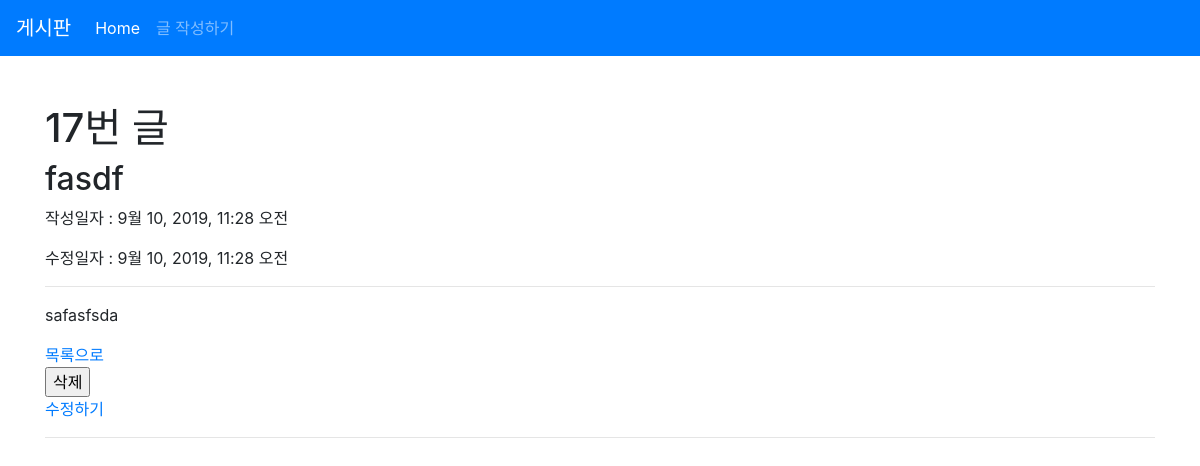
The page /articles/17/ on the database its author committed.
### articles/models.py (models this page shows, shortened)
class Article(models.Model):
    title = models.CharField(max_length=10)
    content = models.TextField()
    created_at = models.DateTimeField(auto_now_add=True)
    updated_at = models.DateTimeField(auto_now=True)

### articles/views.py (the view)
# urls.py: path('<int:article_pk>/', views.detail, name='detail'),
def detail(request, article_pk):
    article = Article.objects.get(pk=article_pk)
    context = {
        'article': article
    }
    return render(request, 'articles/detail.html', context)

### articles/templates/articles/detail.html (shortened to what this page needs)
{% extends 'articles/base.html' %}
{% block body %}
<h1>{{ article.id }}번 글</h1>
<h2>{{ article.title }}</h2>
<p>작성일자 : {{ article.created_at }}</p>
<p>수정일자 : {{ article.updated_at }}</p>
<hr>
<p>{{ article.content }}</p>
<a href="{% url 'articles:index' %}">목록으로</a>
<form action="{% url 'articles:delete' article.pk %}" method="POST"
onclick="return confirm('진짜 지울래?')">
    <input type="submit" value="삭제">
</form>
<a href="{% url 'articles:update' article.pk %}">수정하기</a>
<hr>
{% endblock %}

### rows shown on the page
Article: id "17", title "fasdf", created_at "9월 10, 2019, 11:28 오전", updated_at "9월 10, 2019, 11:28 오전", content "safasfsda"
